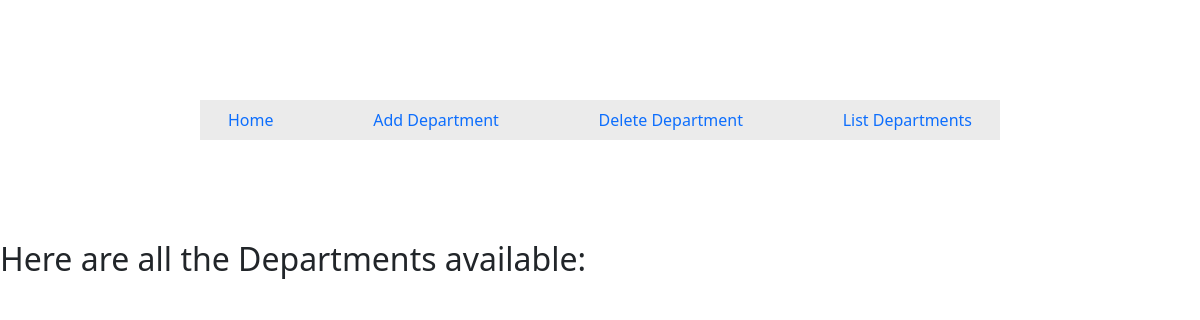
/list, run on an earlier commit of the app's database.
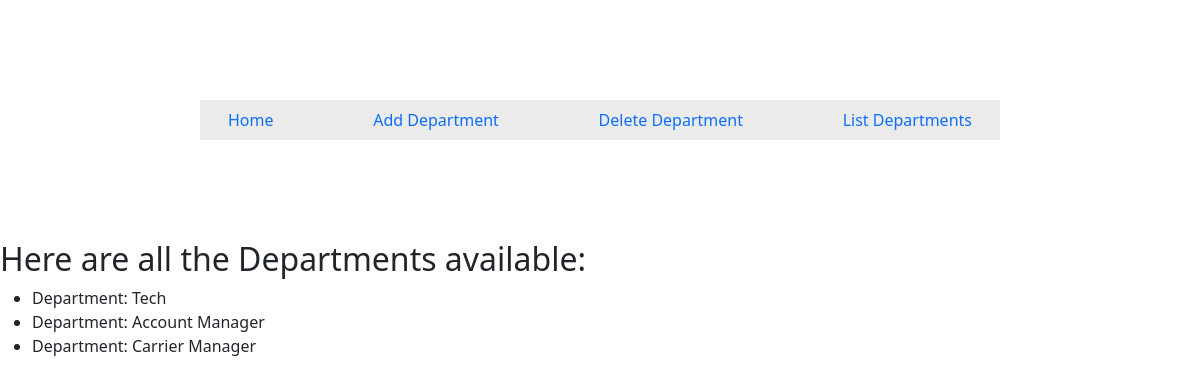
And on a later commit of the database.
### request_info.py (models this page shows, shortened)
class Department(db.Model):
    id = db.Column(db.Integer, primary_key=True)
    name = db.Column(db.Text)
    def __repr__(self):
        return f"Department: {self.name}"

### request_info.py (the view)
@app.route('/list')
def list_depts():
    all_departments = Department.query.all()
    return render_template('request_info_list.html', all_departments=all_departments)

### templates/request_info_list.html
{% extends "request_info_base.html" %}
{% block content %}
<h2> Here are all the Departments available: </h2>
<ul>
    {% for dept in all_departments %}
    <li> {{dept}}</li>
    {% endfor %}
</ul>
{% endblock %}

### templates/request_info_base.html (shortened to what this page needs)
<!doctype html>
<html lang="en">
<head>
    <link href="https://cdn.jsdelivr.net/npm/bootstrap@5.2.0/dist/css/bootstrap.min.css" rel="stylesheet"
>
</head>
<body>
<div class="container">
    <nav class="nav">
        <a class="nav-link" href="{{url_for('index')}}">Home</a>
        <a class="nav-link" href="{{url_for('add_department')}}">Add Department</a>
        <a class="nav-link" href="{{url_for('delete_department')}}">Delete Department</a>
        <a class="nav-link" href="{{url_for('list_depts')}}">List Departments</a>
    </nav>
</div>
{% block content %}
{% endblock %}
</body>
</html>

### templates/request_info_base.html (style rules this page uses)
.container { width: 800px; margin: 100px auto; background-color: rgba(218, 218, 218, 0.55) }
.nav { display: flex; justify-content: space-between; }

What changed in the data, as far as the page shows it:
added Department: name "Department: Tech"
added Department: name "Department: Account Manager"
added Department: name "Department: Carrier Manager"
